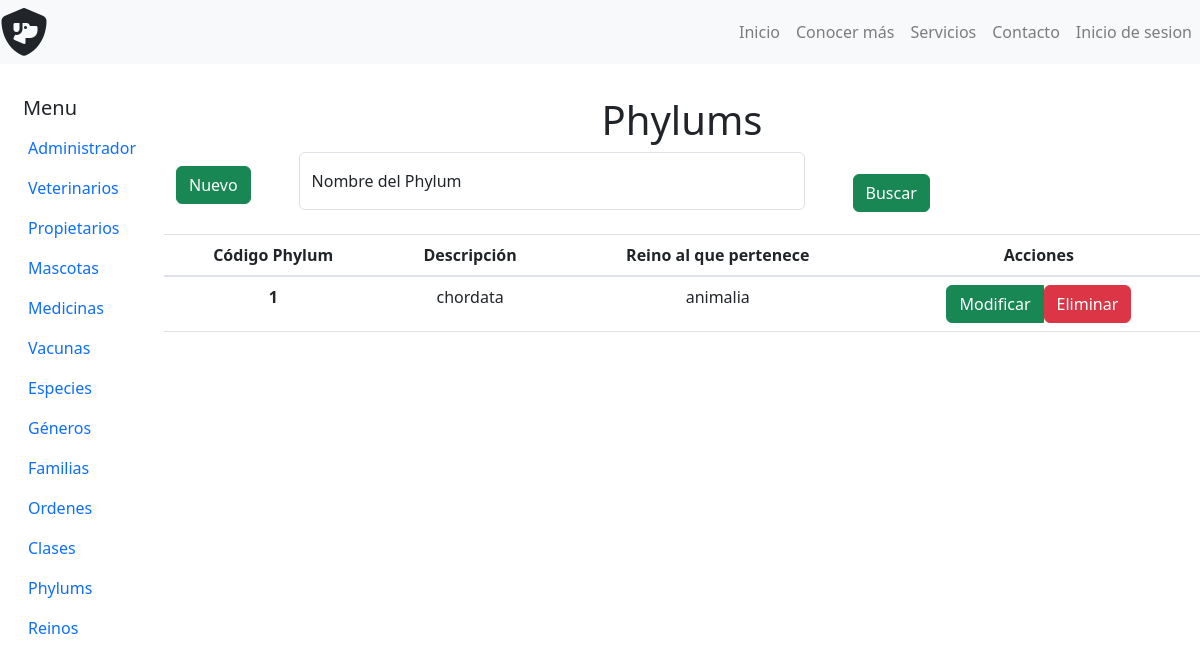
/admin_phylums.php, run on the app's committed database.
### tables this page shows
CREATE TABLE `tbl_phylums` (
  `cod_phylum` int(10) NOT NULL,
  `descripcion_phy` varchar(50) NOT NULL,
  `cod_reino` int(10) NOT NULL
);

CREATE TABLE `tbl_reinos` (
  `cod_reino` int(10) NOT NULL,
  `descripcion` varchar(50) NOT NULL
);

### php/datos_taxonomia.php (called while the page is built, shortened)
<?php
	include_once('Connect.php');
	if (isset($taxon_level)) {
		if($taxon_level == 'tbl_phylums'){
			$datos_taxonomia_query = 'select a.cod_phylum,a.descripcion_phy,b.descripcion,b.cod_reino from tbl_phylums as a inner join tbl_reinos as b on a.cod_reino = b.cod_reino order by a.descripcion_phy';
		}
		$datos_taxonomia = $pdo->prepare($datos_taxonomia_query);
		$datos_taxonomia->execute();
		$resultado_taxonomia = $datos_taxonomia->fetchAll();
	}
 ?>

### admin_phylums.php (the view, shortened to what this page needs)
<?php
    $taxon_level = 'tbl_phylums';
    include('php/datos_taxonomia.php');
?>
<!DOCTYPE html>
<html lang="en">
    <head>
        <link rel="stylesheet" href="Bootstrap/css/bootstrap.min.css">
    </head>
    <body>
        <?php include('nav-bar.php'); ?>
        <div class="container-fluid mt-5">
            <div class="row text-center mt-5">
                <?php include('nav-bar_admin.php'); ?>
                <section class="col ms-5 mt-5">
                    <h1> Phylums</h1>
                   <div class="text-start">
                        <div class="row text-center">
                            <div class="col d-flex align-items-center">
                                <header>
                                    <button type="button" class="btn btn-success mb-3" data-bs-toggle="modal" data-bs-target="#Nueva-Phylum"> Nuevo </button>
                                </header>
                                <form class="form-floating ms-5 w-50" id="form_buscar" method="GET" action="">
                                        <input type="text" name="nombre_phy" class="form-control mb-4" id="floatingInput" placeholder="Buscar Administradores">
                                        <label for="floatingInput">Nombre del Phylum</label>
                                </form>
                                <button class="btn btn-success ml-5" onclick="document.getElementById('form_buscar').submit();" >Buscar</button>
                            </div>
                               <table class="table">
                                    <thead>
                                    <tr>
                                        <th scope="col">Código Phylum</th>
                                        <th scope="col"> Descripción</th>
                                        <th scope="col"> Reino al que pertenece</th>
                                        <th scope="col"> Acciones</th>
                                    </tr>
                                    </thead>
                                    <tbody>
                                    <?php
                                        foreach ($resultado_taxonomia as $data): ?>
                                    <tr>
                                        <th scope="row"><?php echo $data['cod_phylum']; ?></th>
                                        <td><?php echo $data['descripcion_phy']; ?></td>
                                        <td><?php echo $data['descripcion']; ?></td>
                                        <td>
                                            <div class="btn-group">
                                                <button class="btn btn-success edit" value="<?php echo $data['cod_phylum']; ?>" data-bs-toggle="modal" data-bs-target="#Modificar-Phylum<?php echo $data['cod_phylum']; ?>"><span>Modificar</span></button>
                                                <a href="php/phylum/delete_phylum.php?codigo=<?php echo $data['cod_phylum']; ?>">
                                                    <button class="btn btn-danger"> Eliminar </button>
                                                </a>
                                            </div>
                                        </td>
                                    </tr>
                                    <?php endforeach ?>
                                    </tbody>
                                </table>
                            </div>
                        </div>
                   </div>
            </div>
    </body>
</html>

### data on the page
tbl_phylums: cod_phylum "1", descripcion_phy "chordata", cod_reino.descripcion "animalia"
